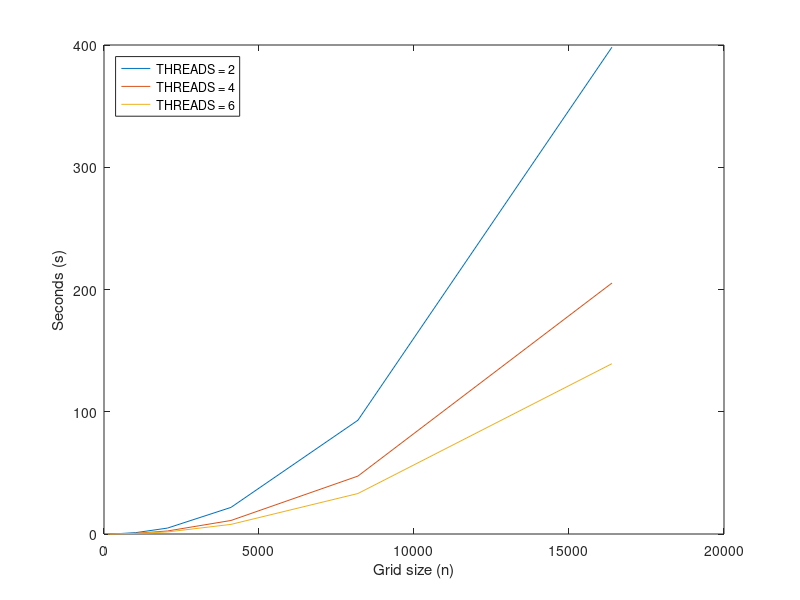
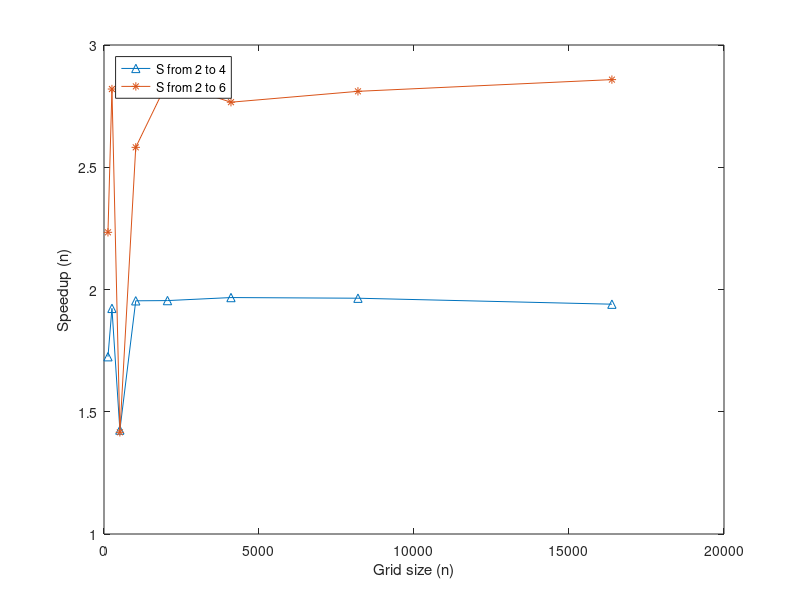

MATLAB code for these plots, in order:
clear all 
close all
format long
numthread2 = [0.038501 0.165360 0.360972 1.108549 4.840595 21.759813 93.076838 398.173927];
numthread4 = [.022318 .086002 .253303 .567383 2.476421 11.062064 47.382968 205.254259];
numthread6 = [0.017235 0.05864 0.254934 0.429435 1.698763 7.866677 33.117204 139.296412];

n = [128 256 512 1024 2048 4096 8192 16384];

figure()
plot(n,numthread2,n,numthread4,n,numthread6)
xlabel('Grid size (n)')
ylabel('Seconds (s)')
legend('THREADS = 2', 'THREADS = 4', 'THREADS = 6', 'Location', 'NorthWest')

speedup24 = numthread2./numthread4;
speedup26 = numthread2./numthread6;

figure()
plot(n,speedup24,'-^',n,speedup26,'-*')
xlabel('Grid size (n)')
ylabel('Speedup (n)')
legend('S from 2 to 4', 'S from 2 to 6', 'Location', 'NorthWest')
